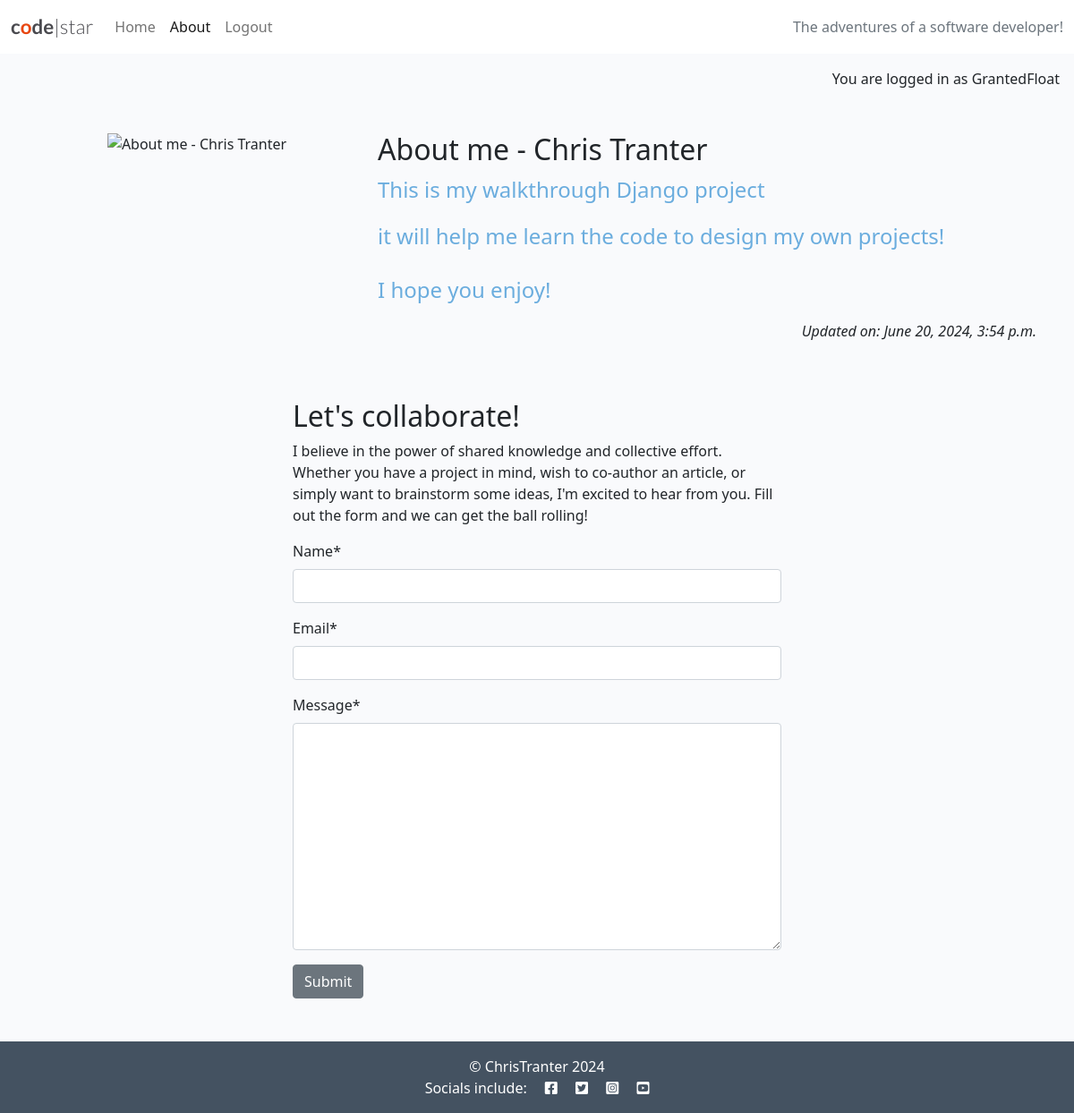
The page /about/ (signed in) on the database its author committed.
### about/models.py (models this page shows, shortened)
class About(models.Model):
    title = models.CharField(max_length=200)
    profile_image = CloudinaryField('image', default='placeholder')
    updated_on = models.DateTimeField(auto_now=True)
    content = models.TextField()

### about/views.py (the view)
# urls.py: path('', views.about_me, name='about'),
def about_me(request):
    if request.method == "POST":
        collaborate_form = CollaborateForm(data=request.POST)
        if collaborate_form.is_valid():
            collaborate_form.save()
            messages.add_message(request, messages.SUCCESS, "Collaboration request received! I endeavour to respond within 2 working days.")
    about = About.objects.all().order_by('-updated_on').first()
    collaborate_form = CollaborateForm()
    return render(
        request,
        "about/about.html",
        {"about": about,
        "collaborate_form": collaborate_form},
    )

### about/forms.py
class CollaborateForm(forms.ModelForm):
    class Meta:
        model = CollaborateRequest
        fields = ('name', 'email', 'message')

### about/templates/about/about.html (shortened to what this page needs)
{% extends 'base.html' %}
{% load static %}
{% load crispy_forms_tags %}
{% block content %}
<div class="container mt-5">
    <div class="row">
        <div class="col-12 col-md-4 text-center">
            {% if "placeholder" in about.profile_image.url %}
            <img class="profile-image" src="{% static 'images/nobody.jpg' %}">
            {% else %}
            <img class="profile-image" src="{{ about.profile_image.url }}" alt="{{ about.title }}">
            {% endif %}
        </div>
        <div class="col-12 col-md-8">
            <h2>{{ about.title }}</h2>
            {{ about.content | safe }}
        </div>
    </div>
    <div class="row">
        <div class="col text-right">
          <p class="text-end"><em>Updated on: {{ about.updated_on }}</em></p>
        </div>
    </div>
    <div class="row justify-content-center">
        <div class="col-12 col-md-6 my-5">
            <h2>Let's collaborate!</h2>
            <p>I believe in the power of shared knowledge and collective effort.
                Whether you have a project in mind, wish to co-author
                an article, or simply want to brainstorm some ideas,
                I'm excited to hear from you. Fill out the form
                and we can get the ball rolling!</p>
            <form method="post">
              {{ collaborate_form | crispy }}
              <button class="btn btn-secondary" type="submit">Submit</button>
            </form>
        </div>
    </div>
</div>
{% endblock content %}

### templates/base.html (shortened to what this page needs)
{% load static %}
{% url 'home' as home_url %}
{% url 'about' as about_url %}
{% url 'account_login' as login_url %}
{% url 'account_signup' as signup_url %}
{% url 'account_logout' as logout_url %}
<!DOCTYPE html>
<html class="h-100" lang="en">
<head>
    <link rel="stylesheet" href="https://cdnjs.cloudflare.com/ajax/libs/font-awesome/5.15.3/css/all.min.css">
    <link href="https://cdn.jsdelivr.net/npm/bootstrap@5.0.1/dist/css/bootstrap.min.css" rel="stylesheet"
>
    <link rel="stylesheet" href="{% static 'css/style.css' %}">
</head>
<body class="d-flex flex-column h-100 main-bg">
    <nav class="navbar navbar-expand-lg navbar-light bg-white">
        <div class="container-fluid">
            <a class="navbar-brand" href="{% url 'home' %}"><span class="brand">c<span class="red-o">o</span>de<span
                        class="thin">|star</span></span></a>
            <div class="collapse navbar-collapse" id="navbarText">
                <ul class="navbar-nav me-auto mb-2 mb-lg-0">
                    <li class="nav-item">
                        <a class="nav-link {% if request.path == home_url %}active{% endif %}" aria-current="page"
                            href="{% url 'home' %}">Home</a>
                    </li>
                    <li class="nav-item">
                        <a
                          class="nav-link
                          {% if request.path == about_url %}active{%endif%}"
                          aria-current="page"
                          href="{% url 'about' %}"
                          >About</a
                        >
                    </li>
                      {% if user.is_authenticated %}
                    <li class="nav-item">
                        <a class="nav-link {% if request.path == logout_url %}active{% endif %}" aria-current="page" href="{% url 'account_logout' %}">Logout</a>
                    </li>
                    {% endif %}
                </ul>
                <span class="navbar-text text-muted">
                    The adventures of a software developer!
                </span>
            </div>
        </div>
    </nav>
    <main class="flex-shrink-0 main-bg">
        {% if user.is_authenticated %}
        <p class="text-end m-3">You are logged in as {{ user.username }}</p>
        {% else %}
        <p class="text-end m-3">You are not logged in</p>
        {% endif %}
        {% block content %}{% endblock content %}
    </main>
    <footer class="footer mt-auto py-3 dark-bg">
        <p class="m-0 text-center text-white">{% block copyright %} © ChrisTranter 2024 {% endblock copyright %}</p>
        <p class="m-0 text-center text-white">Socials include: <i class="fab fa-facebook-square ms-3"></i>
            <i class="fab fa-twitter-square ms-3"></i>
            <i class="fab fa-instagram-square ms-3"></i>
            <i class="fab fa-youtube-square ms-3"></i>
        </p>
    </footer>
</body>
</html>

### static/css/style.css (style rules this page uses)
body { background-color: #F9FAFC; }
.brand { font-family: Lato, sans-serif; font-size: 1.4rem; font-weight: 700; color: #4A4A4F; }
.red-o { color: #E84610; }
.thin { font-weight: 300; }
.dark-bg { background-color: #445261; }
.main-bg { background-color: #F9FAFC; }
.profile-image { width: 75%; }

### rows shown on the page
About: title "About me - Chris Tranter", content "This is my walkthrough Django project it will help me learn the code to design my own projects! I hope you enjoy!", updated_on "June 20, 2024, 3:54 p.m."

### other values the page prints
{{ user.username }} "GrantedFloat"
